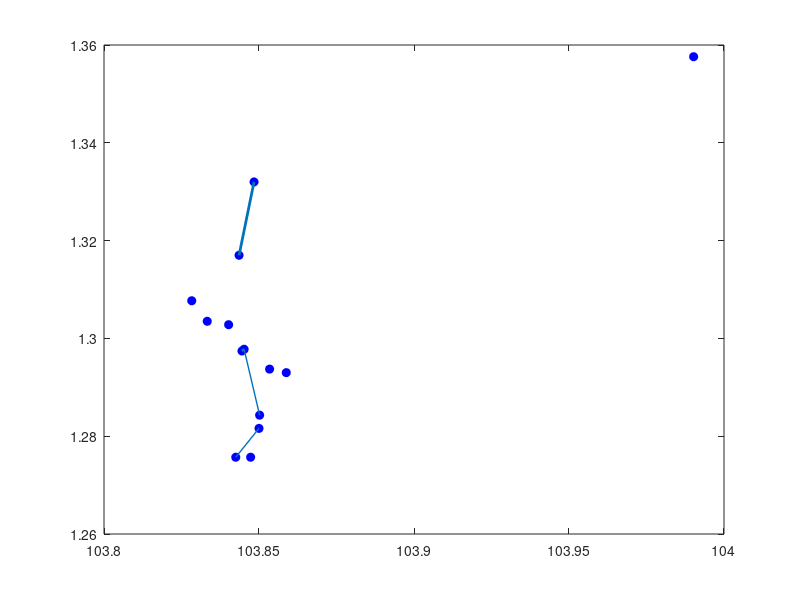

MATLAB code to generate this figure: (Note: this script raises an error after producing the figure.)
%% Plot one solution
a=zeros(15,15);
a(1,9)=3;
a(2,11)=2;
a(5,13)=1;
a(11,14)=1;
a(9,15)=2;
a=a(2:end,2:end);
load Singapore.mat;
hold on;
plot(LatLong(:,2),LatLong(:,1),'ob','MarkerFaceColor','b');
box('on');

for i=1:14
    for j = 1:14
        if a(i,j)>0
             line(LatLong([i j],2)',LatLong([i j],1)','LineWidth',a(i,j));
        end
    end
end

%% Determine lambda2 and do the Chi-squared test
periods = [ 0 9 12 18 24]; 
load checkouts.mat;
load returns.mat;
load Singapore.mat;
x = 0:15;
SelectedPorts = 1:14;
lambda = zeros(length(SelectedPorts),length(periods)-1);
chitest = false(length(SelectedPorts),length(periods)-1); %booleans
out = zeros(length(x),length(periods)-1,length(SelectedPorts));
for p = SelectedPorts
        for t = 1:length(periods)-1
            b = unique(RetDayID(Retport==p));
            temp = zeros(size(b));
            for i  = 1:length(temp)
                temp(i) = sum(Retport==p & RetDayID==b(i) & RetHour>=periods(t) & RetHour<periods(t+1));
            end
            %fit poisson num
            lambda(p==SelectedPorts,t) = poissfit(temp);
            %store the test
            chitest(p==SelectedPorts,t) = ...
                chi2gof(temp,...
                'cdf',{@poisscdf,lambda(p==SelectedPorts,t)},...
                'nbins',5);
        end
end %p
save('lambda2.mat','lambda');
[r,c] = find(chitest);
if ~isempty(r)
    fprintf('These failed the Chi squared test\n');
   for i = 1:length(r)
        fprintf('Port: %3.0f, Time Period: %3.0f \n',...
            SelectedPorts(r(i)),c(i));
   end
end %if

%% Determine lambda1 and do the Chi-squared test
periods = [ 0 9 12 18 24]; 
load checkouts.mat;
load Singapore.mat;
x = 0:15;
SelectedPorts = 1:14;
lambda = zeros(length(SelectedPorts),length(periods)-1);
chitest = false(length(SelectedPorts),length(periods)-1); %booleans
out = zeros(length(x),length(periods)-1,length(SelectedPorts));
for p = SelectedPorts
        for t = 1:length(periods)-1
            b = unique(dayID(port==p));
            temp = zeros(size(b));
            for i  = 1:length(temp)
                temp(i) = sum(port==p & dayID==b(i) & hour>=periods(t) & hour<periods(t+1));
            end
            %fit poisson num
            lambda(p==SelectedPorts,t) = poissfit(temp);
            %store the test
            chitest(p==SelectedPorts,t) = ...
                chi2gof(temp,...
                'cdf',{@poisscdf,lambda(p==SelectedPorts,t)},...
                'nbins',5);
        end
end %p
save('lambda1.mat','lambda');
[r,c] = find(chitest);
if ~isempty(r)
    fprintf('These failed the Chi squared test\n');
   for i = 1:length(r)
        fprintf('Port: %3.0f, Time Period: %3.0f \n',...
            SelectedPorts(r(i)),c(i));
   end
end %if

%% Distribution of demand imbalance by time period
load checkouts.mat;
load Singapore.mat;
load returns.mat;

SelectedPorts =1:14;
periods = [ 0 9 12 18 24]; 
NumPorts = length(SelectedPorts);
x = -20:20;

for p = SelectedPorts
    %initialize
    out = zeros(length(x),length(periods)-1);
    %get the days the port operated for
    c = sort(unique(dayID(port==p)));
    operated(p) = c(end)-c(1);
    
    for t = 1:length(periods)-1
        temp = zeros(operated(p),1);
        for i = 1:length(c)
            checkouts = sum(port==p & dayID==c(i) & hour>=periods(t) & hour<periods(t+1) ); 
            returns = sum(Retport==p & RetDayID==c(i) & hour>=periods(t) & hour<periods(t+1)); 
            temp(i) = checkouts-returns;
        end %for
        out(:,t) = hist(temp,x);
    end %t
    %plot the distribution
    figure;
    hold all;
    plot(x,out./repmat(sum(out),length(x),1),'-x');
      for i = 1:length(periods)-1
            leg{i} = [num2str(periods(i)) '<= t < ' num2str(periods(i+1))];
      end %i
    legend(leg);
    box('on');
    xlim([-10 10]);
    title(['Distribution of Net Flow by time of day for Port (' num2str(p) ') ' names{p}]);
    xlabel('Net Flow in Vehicles');
    ylabel('Probability');
end %p

%% Distribution of Daily Imbalance
SelectedPorts =2:14;
NumPorts = length(SelectedPorts);
x = -20:20;
out = zeros(length(x),NumPorts);

load checkouts.mat;
load Singapore.mat;
load returns.mat;

for p = SelectedPorts
    c = sort(unique(dayID(port==p)));
    operated(p) = c(end)-c(1);
    temp = zeros(operated(p),1);
    for i = 1:length(c)
        checkouts = sum(port==p & dayID==c(i)); %number of checkouts 
        returns = sum(Retport==p & RetDayID==c(i)); 
        temp(i) = checkouts-returns;
    end %for
    out(:,SelectedPorts==p) = hist(temp,x);
end %p

%plot
plot(x,out./repmat(operated(SelectedPorts),length(x),1),'-x');
legend(names(SelectedPorts));
xlabel('Aggregate Flow (Checkouts-Returns)');
ylabel('Probability');
title('Distribution of Daily imbalance');
xlim([-10 10]);
ylim([0 0.6]);

%% Fleet imbalance by day for each station
SelectedPorts = 1:14;
NumPorts = length(SelectedPorts);
out = zeros(NumPorts,3);

load checkouts.mat;
load Singapore.mat;
load returns.mat;
out = zeros(NumPorts,3); %Numdays with +checkouts,0,-checkouts
for p = SelectedPorts
    c = unique(dayID(port==p));
    for i = 1:length(c)
        checkouts = sum(port==p & dayID==c(i)); %number of checkouts 
        returns = sum(Retport==p & RetDayID==c(i)); 
        switch true
            case checkouts-returns > 0
                out(SelectedPorts==p,1) = out(SelectedPorts==p,1)+1;
            case checkouts-returns ==0
                out(SelectedPorts==p,2) = out(SelectedPorts==p,2)+1;
            case checkouts-returns<0
                out(SelectedPorts==p,3) = out(SelectedPorts==p,3)-1;
        end %switch
    end %for
end %p

%plot
b1 = bar(out(:,2),'FaceColor','g');
set(b1,'BarWidth',1);
hold on;
bar(out(:,1),'b');
bar(out(:,3),'r');
legend('Balanced','More checkouts','More returns');
xlabel('Station');
set(gca,'XTickLabel',SelectedPorts);
ylabel('Number of Days');
title('Daily Fleet Imbalance');
%make new tick labels
th=text(1:14,zeros(14,1),names,'HorizontalAlignment','left',...
    'rotation',90,...
    'BackgroundColor','w',...
    'FontSize',8);

%% Plot maps of capacity and fleet position
load Singapore.mat;
h=bar([capacity inventory],'EdgeColor','none');
colormap winter;
legend('capacity','base inventory');
set(gca,'xticklabel',{});
xlabel('Stations');
ylabel('Number of Vehicles');

%make new tick labels
th=text(1:14,0.5*ones(14,1),names,'HorizontalAlignment','left',...
    'rotation',90,...
    'BackgroundColor','w',...
    'FontSize',9);

%% Plot map of volumes
load Singapore.mat;
S = shaperead('H:\Rahul\Research\Sharing\data\maps\singaporeWGS1984');
mapshow(S);
hold on;
plot(LatLong(:,2),LatLong(:,1),'ob','MarkerFaceColor','b');
box('on');
%text(LatLong(:,2),LatLong(:,1),names);


%Compute the total flows
load checkouts.mat;
load returns.mat;
NumPorts = 14;
out = zeros(NumPorts,NumPorts);

for i = 1:length(port)
    out(port(i),Retport(i)) = out(port(i),Retport(i)) + 1;
end
%Normalize to get Per day values.
out = out./daysOpenOD;

%output for processing
for i = 1:14
    for j = 1:14
        if out(i,j)>0
    fprintf(1,'%s,%s,%3.4f\n',names{i},names{j},out(i,j));
        end
    end
end

for i = 1:NumPorts
    for j = 1:NumPorts
        if i~=j
            if out(i,j)>=0.01
            line(LatLong([i j],2)',LatLong([i j],1)','LineWidth',10*out(i,j));
            end
        end
    end
end
for i=1:14
    text(LatLong(i,2)+0.003,LatLong(i,1),num2str(i));
end
xlim([103.8 104.02]);
ylim([1.24 1.4]);

%% Distribution of all checkouts for each station
load checkouts.mat;
load Singapore.mat;
x = [0:20];
selectedPorts = 3:8;
out = zeros(length(x),length(selectedPorts));
for p = selectedPorts
    temp = zeros(daysOpen(p),1);
    
        for i  = 1:length(temp)
            temp(i) = sum(port==p & dayID==i);
        end
     out(:,selectedPorts==p) = hist(temp,x);
end 
plot(x,out./repmat(daysOpen(selectedPorts)',size(out,1),1));
legend(names(selectedPorts));
title('Distribution of Checkouts per Day');
xlabel('Number of Checkouts (k)');
ylabel('P(Checkouts = k)');

%% Distribution by time periods for specific station

periods = [ 0 9 12 18 24]; 
load checkouts.mat;
load Singapore.mat;
x = 0:20;
SelectedPorts = 1:14;
lambda = zeros(length(SelectedPorts),length(periods)-1);

for p = SelectedPorts
    out = zeros(length(x),length(periods)-1);
        for t = 1:length(periods)-1
            b = unique(dayID(port==p));
            temp = zeros(size(b));
            for i  = 1:length(temp)
                temp(i) = sum(port==p & dayID==b(i) & hour>=periods(t) & hour<periods(t+1));
            end
            %fit poisson num
            lambda(p,t) = poissfit(temp);
            out(:,t) = hist(temp,x);
        end
    figure;
    hold all;
    box('on');
    plot(x,out./daysOpen(p));
    title(['Distribution of demand by time of day for Port (' num2str(p) ') ' names{p}]);
    xlabel('Number of Checkouts');
    ylabel('Probability');
        for i = 1:length(periods)-1
            leg{i} = [num2str(periods(i)) '<= t < ' num2str(periods(i+1))];
        end %i
    legend(leg);
    
    %add theoretical curve
    for t = 1:length(periods)-1
        %calc the actual value
        y = poisspdf(x,lambda(p,t));
        %plot
        plot(x,y,':k');
    end %t
end %p


%% Trip duration and distance (probability plots)
load checkouts.mat;
probplot('exponential',usetime/60);
box('on');
title ('Distribution of trip duration');
xlabel('Trip duration in hours');
set(gca,'XTick',[0:24:100 200:100:500]);
grid('on');

figure;
probplot('exponential',usedistance);
box('on');
title('Distribution of trip distance');
xlabel('Trip length in kilometers');

%% Average checkouts by hour of day for each port
load checkouts.mat;
load Singapore.mat;
NumPorts = 14;
out = zeros(24,NumPorts);
for p = 1:NumPorts
    for h = 0:23
        out(h+1,p) = sum(hour==h & port==p)/ daysOpen(p);
    end
end
plot(out);
legend(names,'location','Northwest');
title('Average number of checkouts by hour');
xlabel('Hour of day');
set(gca,'XTick',[0:3:24],'XTickLabel',[0:3:24]);

%% Chi2gof test
x = poissrnd(5,1000,1);
lambda = mean(x);
k = chi2gof(x,'cdf',{@poisscdf,15});
if k
    fprintf(1,'Reject\n');
else
    fprintf(1,'Accept\n');
end

%% Set up data inputs
load Singapore.mat;
load lambda.mat;

data.nodes = 15; %includes dummy node
data.states = 4;
%append the dummy node
lambda1 = horzcat(zeros(data.states,1),lambda1');
lambda2 = horzcat(zeros(data.states,1),lambda2');
data.lambda1=lambda1;
data.lambda2=lambda2;
cost = 1000*ones(data.nodes);
cost(2:end,2:end) = duration/100;
data.cost = cost;
data.capacity = [100;capacity];
data.inventory = floor(data.capacity/2);
data.alpha = 0.9; %desired level
data.periods = 30;
data.cyclic = true;

save('data.mat','data');



